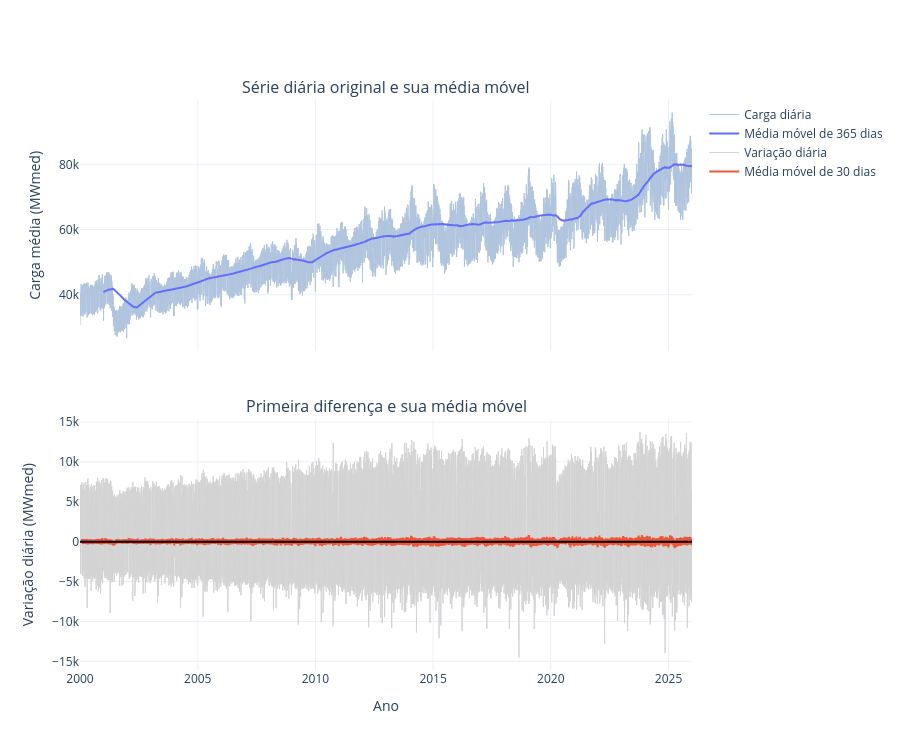

The cell this chart's notebook holds for it:
### Markdown cell above
- Na série original, as correlações permanecem elevadas em várias defasagens. O valor foi de 0,932 no primeiro dia e 0,972 na defasagem de sete dias.

- Depois da primeira diferença, as correlações de curto prazo diminuem, mas a defasagem de sete dias permanece elevada, com 0,868. O mesmo comportamento aparece nos múltiplos de sete, como 14, 21 e 28 dias.

- Portanto, a tendência explica uma parte da dependência da série original, mas existe uma estrutura semanal persistente mesmo quando analisamos as mudanças diárias.

## 6. Testes de Estacionariedade

Os gráficos indicaram mudanças de média e variabilidade. Agora essa característica será avaliada com dois testes que possuem hipóteses nulas opostas:

- **ADF:** considera inicialmente que a série possui raiz unitária e não é estacionária;
- **KPSS:** considera inicialmente que a série é estacionária.

Será adotado o nível de significância de 5%. Os testes serão aplicados à série original e à primeira diferença.

### Code cell
fig = make_subplots(
    rows=2,
    cols=1,
    shared_xaxes=True,
    subplot_titles=(
        'Série diária original e sua média móvel',
        'Primeira diferença e sua média móvel'
    ),
    vertical_spacing=0.12
)

fig.add_trace(
    go.Scatter(
        x=daily_series.index,
        y=daily_series,
        name='Carga diária',
        line=dict(color='lightsteelblue', width=1)
    ),
    row=1,
    col=1
)

fig.add_trace(
    go.Scatter(
        x=daily_series.index,
        y=daily_series.rolling(365).mean(),
        name='Média móvel de 365 dias',
        line=dict(color='#636EFA', width=2)
    ),
    row=1,
    col=1
)

fig.add_trace(
    go.Scatter(
        x=first_difference.index,
        y=first_difference,
        name='Variação diária',
        line=dict(color='lightgray', width=1)
    ),
    row=2,
    col=1
)

fig.add_trace(
    go.Scatter(
        x=first_difference.index,
        y=first_difference.rolling(30).mean(),
        name='Média móvel de 30 dias',
        line=dict(color='#EF553B', width=2)
    ),
    row=2,
    col=1
)

fig.add_hline(y=0, line_color='black', row=2, col=1)
fig.update_yaxes(title_text='Carga média (MWmed)', row=1, col=1)
fig.update_yaxes(title_text='Variação diária (MWmed)', row=2, col=1)
fig.update_xaxes(title_text='Ano', row=2, col=1)
fig.update_layout(height=750, hovermode='x unified')
fig.show()

### Figure 1 — Plotly figure (JSON) as saved in the notebook; plotly's stock layout.template omitted (floating-point values rounded to 4 significant figures; data arrays with more than 128 entries replaced by an {"elided": "..."} marker saying what was removed)
{"data": [{"line": {"color": "lightsteelblue", "width": 1}, "name": "Carga diária", "type": "scatter", "x": {"elided": "9497 str values"}, "xaxis": "x", "y": {"elided": "9497 float values"}, "yaxis": "y"}, {"line": {"color": "#636EFA", "width": 2}, "name": "Média móvel de 365 dias", "type": "scatter", "x": {"elided": "9497 str values"}, "xaxis": "x", "y": {"elided": "9497 float values"}, "yaxis": "y"}, {"line": {"color": "lightgray", "width": 1}, "name": "Variação diária", "type": "scatter", "x": {"elided": "9496 str values"}, "xaxis": "x2", "y": {"elided": "9496 float values"}, "yaxis": "y2"}, {"line": {"color": "#EF553B", "width": 2}, "name": "Média móvel de 30 dias", "type": "scatter", "x": {"elided": "9496 str values"}, "xaxis": "x2", "y": {"elided": "9496 float values"}, "yaxis": "y2"}], "layout": {"annotations": [{"font": {"size": 16}, "showarrow": false, "text": "Série diária original e sua média móvel", "x": 0.5, "xanchor": "center", "xref": "paper", "y": 1, "yanchor": "bottom", "yref": "paper"}, {"font": {"size": 16}, "showarrow": false, "text": "Primeira diferença e sua média móvel", "x": 0.5, "xanchor": "center", "xref": "paper", "y": 0.44, "yanchor": "bottom", "yref": "paper"}], "height": 750, "hovermode": "x unified", "shapes": [{"line": {"color": "black"}, "type": "line", "x0": 0, "x1": 1, "xref": "x2 domain", "y0": 0, "y1": 0, "yref": "y2"}], "xaxis": {"anchor": "y", "domain": [0, 1], "matches": "x2", "showticklabels": false}, "xaxis2": {"anchor": "y2", "domain": [0, 1], "title": {"text": "Ano"}}, "yaxis": {"anchor": "x", "domain": [0.56, 1], "title": {"text": "Carga média (MWmed)"}}, "yaxis2": {"anchor": "x2", "domain": [0, 0.44], "title": {"text": "Variação diária (MWmed)"}}}}
